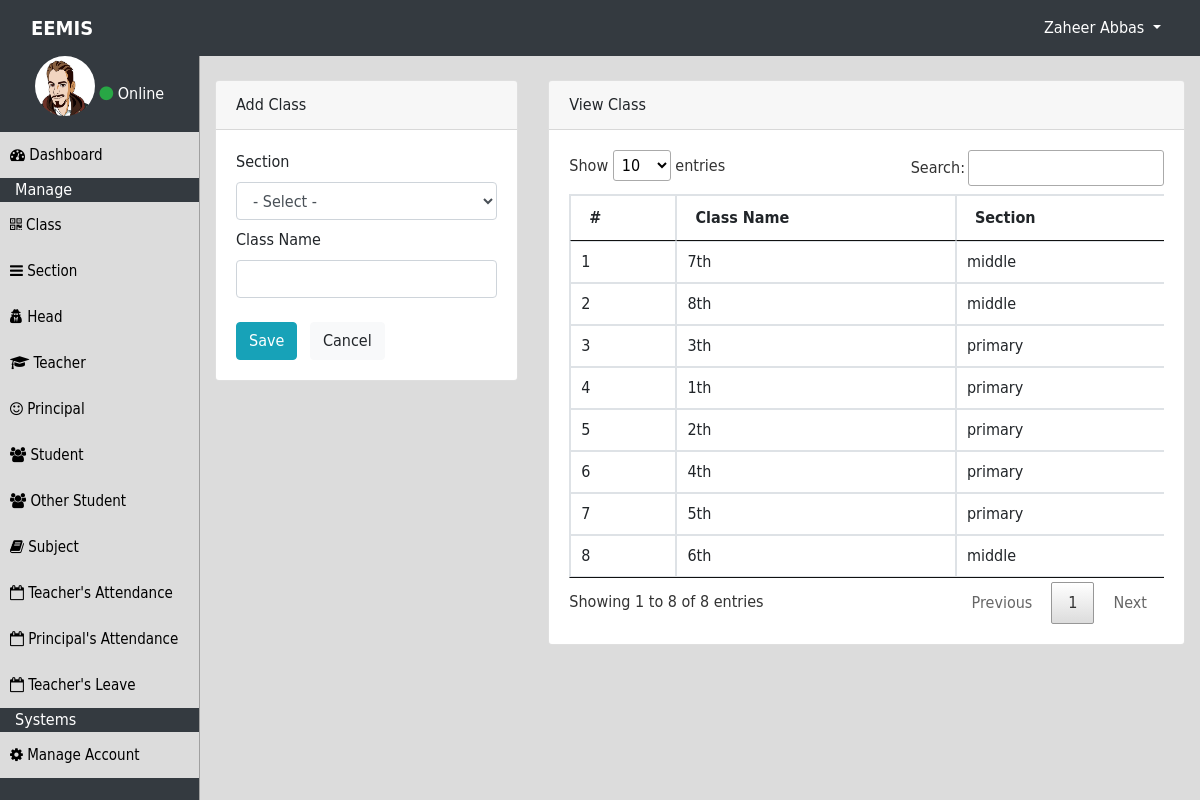
The app's page /clerk/class.php (signed in) with its own data.
### tables this page shows
CREATE TABLE `clerk` (
  `id` int(11) NOT NULL,
  `user_id` int(11) NOT NULL,
  `school_id` int(11) NOT NULL,
  `name` varchar(80) NOT NULL
);

CREATE TABLE `user` (
  `id` int(11) NOT NULL,
  `username` varchar(50) NOT NULL,
  `password` varchar(50) NOT NULL,
  `img` varchar(100) NOT NULL
);

CREATE TABLE `class` (
  `id` int(11) NOT NULL,
  `school_id` int(11) NOT NULL,
  `section` varchar(40) NOT NULL,
  `class_name` varchar(40) NOT NULL
);

### clerk/session.php (called while the page is built, shortened)
<?php
include_once "../dbc.php";
$sql="select user.img, clerk.id, clerk.school_id, clerk.name, username, password, clerk.user_id from clerk INNER JOIN user on user.id=clerk.user_id where clerk.user_id='".$_SESSION['clerk']."'";
$result=mysqli_query($con,$sql);
$clerk=mysqli_fetch_array($result);
?>

### clerk/class.php (the view, shortened to what this page needs)
<?php
include_once "header.php";
?>
<div class="container-fluid">
<div class="row">
<?php
include_once "navbar.php";
?>
<div class="col-10 data-container">
<div class="row">
<div class="col-4">
<div class="card">
<div class="card-header">
Add Class
</div>
<div class="card-body">
<form method="post" enctype="multipart/form-data">
<label>Section</label>
<select name="section" required class="form-control mb-2">
<option value="">- Select -</option>
</select>
<label>Class Name</label>
<input type="text" name="name" required class="form-control mb-2">
<button type="submit" name="submit" class="btn btn-info mt-3">Save</button>
<button type="reset" class="btn btn-light mt-3 ml-2">Cancel</button>
</form>
</div>
</div>
</div>
<div class="col-8">
<div class="card">
<div class="card-header">
View Class
</div>
<div class="card-body">
<div class="table-responsive">
<table id="data" class="table table-bordered table-hover">
<thead>
<tr>
<th>#</th>
<th>Class&nbsp;Name</th>
<th>Section</th>
</tr>
</thead>
<tbody>
<?php
$i=0;
$sql="select * from class where school_id='".$clerk['school_id']."'";
$result=mysqli_query($con,$sql);
while($row=mysqli_fetch_array($result)){
$i++;
?>
<tr>
<td><?php echo $i;?></td>
<td><?php echo $row['class_name'];?></td>
<td><?php echo $row['section'];?></td>
</tr>
<?php } ?>
</tbody>
</table>
</div>
</div>
</div>
</div>
</div>
</div>
</div>
</div>
</body>
</html>

### clerk/header.php (shortened to what this page needs)
<?php
include_once "session.php";
?>
<!doctype html>
<html>
<head>
<link rel="stylesheet" type="text/css" href="../css/bootstrap.min.css">
<link rel="stylesheet" type="text/css" href="../css/font-awesome.min.css">
<link rel="stylesheet" type="text/css" href="../datatables/css/jquery.dataTables.min.css">
<link rel="stylesheet" type="text/css" href="../css/style.css">
<body>
<nav class="navbar navbar-expand-sm bg-dark navbar-dark fixed-top">
	<div class="container-fluid">
    <a class="navbar-brand" href="home.php" id="heading">EEMIS</a>
  <div class="collapse navbar-collapse" id="collapsibleNavbar">
  <ul class="navbar-nav ml-auto">
    <li class="nav-item dropdown">
      <a class="nav-link dropdown-toggle text-white" id="link" href="#" id="navbardrop" data-toggle="dropdown">
        <?php echo $clerk['name'];?>
      </a>
    </li>
    </ul>
    </div>
    </div>
</nav>

### clerk/navbar.php
<div class="col-2 sidebar" style="overflow:scroll;">
<div class="text-center">
<img src="../image/<?php echo $clerk['img'];?>" class="user-img mb-3">
<span class="text-white"><i class="fa fa-circle text-success"></i> Online</span>
</div>
<a href="home.php"><button class="btn-one"><i class="fa fa-dashboard"></i>   Dashboard</button></a>
<div class="col-12 text-white">Manage</div>
<a href="class.php"><button class="btn-one"><i class="fa fa-qrcode"></i>   Class</button></a>
<a href="section.php"><button class="btn-one"><i class="fa fa-bars"></i>   Section</button></a>
<a href="head.php"><button class="btn-one"><i class="fa fa-user-secret"></i>   Head</button></a>
<a href="teacher.php"><button class="btn-one"><i class="fa fa-graduation-cap"></i>   Teacher</button></a>
<a href="principal.php"><button class="btn-one"><i class="fa fa-smile-o"></i>   Principal</button></a>
<a href="student.php"><button class="btn-one"><i class="fa fa-group"></i>   Student</button></a>
<a href="other_student.php"><button class="btn-one"><i class="fa fa-group"></i>   Other Student</button></a>
<a href="subject.php"><button class="btn-one"><i class="fa fa-book"></i>   Subject</button></a>
<a href="teacher_attendance.php"><button class="btn-one"><i class="fa fa-calendar-o"></i>   Teacher's Attendance</button></a>
<a href="principal_attendance.php"><button class="btn-one"><i class="fa fa-calendar-o"></i>   Principal's Attendance</button></a>
<a href="teacher_leave.php"><button class="btn-one"><i class="fa fa-calendar-o"></i>   Teacher's Leave</button></a>
<div class="col-12 text-white">Systems</div>
<a href="manage_account.php"><button class="btn-one"><i class="fa fa-cog"></i> Manage Account</button></a>
</div>

### css/style.css (style rules this page uses)
* { font-family:"Gill Sans", "Gill Sans MT", "Myriad Pro", "DejaVu Sans Condensed", Helvetica, Arial, sans-serif; }
#heading { font-weight:bold; }
#link { color:white; }
a { color: #212529; text-decoration:none; }
.sidebar { background-color:#343a40; padding:56px 0 0; height:100vh; border-right:1px solid #A0A0A0; }
.user-img { height:60px; width:60px; border-radius:50%; }
.btn-one { height:46px; width:100%; border:none; background-color:#dcdcdc; font-size:15px; text-align:left; padding-left:10px; }
.data-container { height:100vh; background-color:#dcdcdc; padding-top:80px; padding-bottom:60px; overflow:scroll; }

### records on screen
clerk: name "Zaheer Abbas", user.img (picture)
class: class_name "7th", section "middle"
class: class_name "8th", section "middle"
class: class_name "3th", section "primary"
class: class_name "1th", section "primary"
class: class_name "2th", section "primary"
class: class_name "4th", section "primary"
class: class_name "5th", section "primary"
class: class_name "6th", section "middle"
